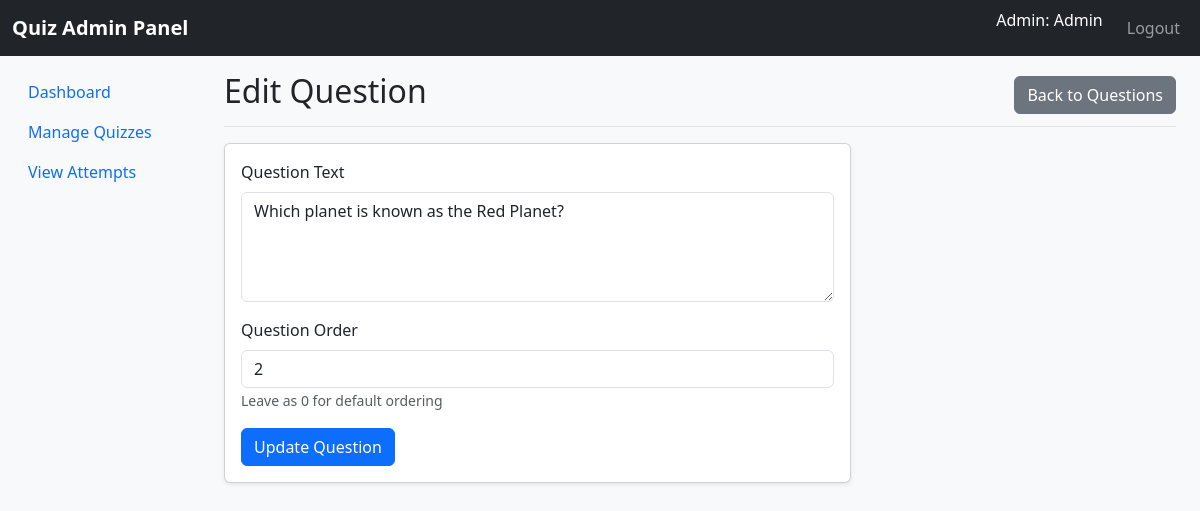
The page /admin/question_form.php?id=2&quiz_id=1 (signed in) on the database its author committed.
### tables this page shows
CREATE TABLE `questions` (
  `id` int(11) NOT NULL,
  `quiz_id` int(11) NOT NULL,
  `question_text` text NOT NULL,
  `question_order` int(11) NOT NULL DEFAULT 0,
  `created_at` timestamp NOT NULL DEFAULT current_timestamp()
);

### admin/question_form.php (the view, shortened to what this page needs)
<?php
$db = new Database();
$conn = $db->connect();
$quiz_id = isset($_GET['quiz_id']) ? intval($_GET['quiz_id']) : 0;
$edit_mode = false;
$question = ['question_text' => '', 'question_order' => 0];
if (isset($_GET['id'])) {
    $edit_mode = true;
    $question_id = intval($_GET['id']);
    $stmt = $conn->prepare("SELECT * FROM questions WHERE id = ? AND quiz_id = ?");
    $stmt->bind_param("ii", $question_id, $quiz_id);
    $stmt->execute();
    $result = $stmt->get_result();
    if ($result->num_rows > 0) {
        $question = $result->fetch_assoc();
    } else {
        header("Location: " . dirname($_SERVER['PHP_SELF']) . "/questions.php?quiz_id=$quiz_id");
        exit();
    }
}
include __DIR__ . '/../includes/header.php';
?>
<nav class="navbar navbar-expand-lg navbar-dark bg-dark">
    <div class="container-fluid">
        <a class="navbar-brand" href="<?php echo dirname($_SERVER['PHP_SELF']); ?>/dashboard.php">Quiz Admin Panel</a>
        <div class="collapse navbar-collapse" id="navbarNav">
            <ul class="navbar-nav ms-auto">
                <li class="nav-item">
                    <span class="navbar-text text-white me-3">Admin: <?php echo htmlspecialchars($_SESSION['name']); ?></span>
                </li>
                <li class="nav-item">
                    <a class="nav-link" href="<?php echo dirname(dirname($_SERVER['PHP_SELF'])); ?>/logout.php">Logout</a>
                </li>
            </ul>
        </div>
    </div>
</nav>
<div class="container-fluid">
    <div class="row">
        <nav class="col-md-2 d-md-block bg-light sidebar" style="min-height: calc(100vh - 56px);">
            <div class="position-sticky pt-3">
                <ul class="nav flex-column">
                    <li class="nav-item">
                        <a class="nav-link" href="<?php echo dirname($_SERVER['PHP_SELF']); ?>/dashboard.php">Dashboard</a>
                    </li>
                    <li class="nav-item">
                        <a class="nav-link active" href="<?php echo dirname($_SERVER['PHP_SELF']); ?>/quizzes.php">Manage Quizzes</a>
                    </li>
                    <li class="nav-item">
                        <a class="nav-link" href="<?php echo dirname($_SERVER['PHP_SELF']); ?>/attempts.php">View Attempts</a>
                    </li>
                </ul>
            </div>
        </nav>
        <main class="col-md-10 ms-sm-auto px-md-4">
            <div class="d-flex justify-content-between flex-wrap flex-md-nowrap align-items-center pt-3 pb-2 mb-3 border-bottom">
                <h1 class="h2"><?php echo $edit_mode ? 'Edit Question' : 'Add New Question'; ?></h1>
                <a href="<?php echo dirname($_SERVER['PHP_SELF']); ?>/questions.php?quiz_id=<?php echo $quiz_id; ?>" class="btn btn-secondary">Back to Questions</a>
            </div>
            <div class="row">
                <div class="col-md-8">
                    <div class="card">
                        <div class="card-body">
                            <form method="POST" action="">
                                <div class="mb-3">
                                    <label for="question_text" class="form-label">Question Text</label>
                                    <textarea class="form-control" id="question_text" name="question_text" rows="4" required><?php echo htmlspecialchars($question['question_text']); ?></textarea>
                                </div>
                                <div class="mb-3">
                                    <label for="question_order" class="form-label">Question Order</label>
                                    <input type="number" class="form-control" id="question_order" name="question_order" value="<?php echo $question['question_order']; ?>" min="0">
                                    <small class="form-text text-muted">Leave as 0 for default ordering</small>
                                </div>
                                <button type="submit" class="btn btn-primary"><?php echo $edit_mode ? 'Update Question' : 'Add Question'; ?></button>
                            </form>
                        </div>
                    </div>
                </div>
            </div>
        </main>
    </div>
</div>
<?php
include __DIR__ . '/../includes/footer.php';
?>

### assets/css/custom.css (style rules this page uses)
:root { --color-answered: #28a745; --color-unanswered: #6c757d; --color-review: #fd7e14; --color-current: #007bff; }
.navbar-brand { font-weight: bold; }
.card { box-shadow: 0 0.125rem 0.25rem rgba(0, 0, 0, 0.075); margin-bottom: 1.5rem; }

### rows shown on the page
questions: question_text "Which planet is known as the Red Planet?", question_order "2"

### other values the page prints
$_SESSION['name'] "Admin"
